Frame 1 (no input): blank canvas, image omitted
Frame 60 (no input): blank canvas, image omitted
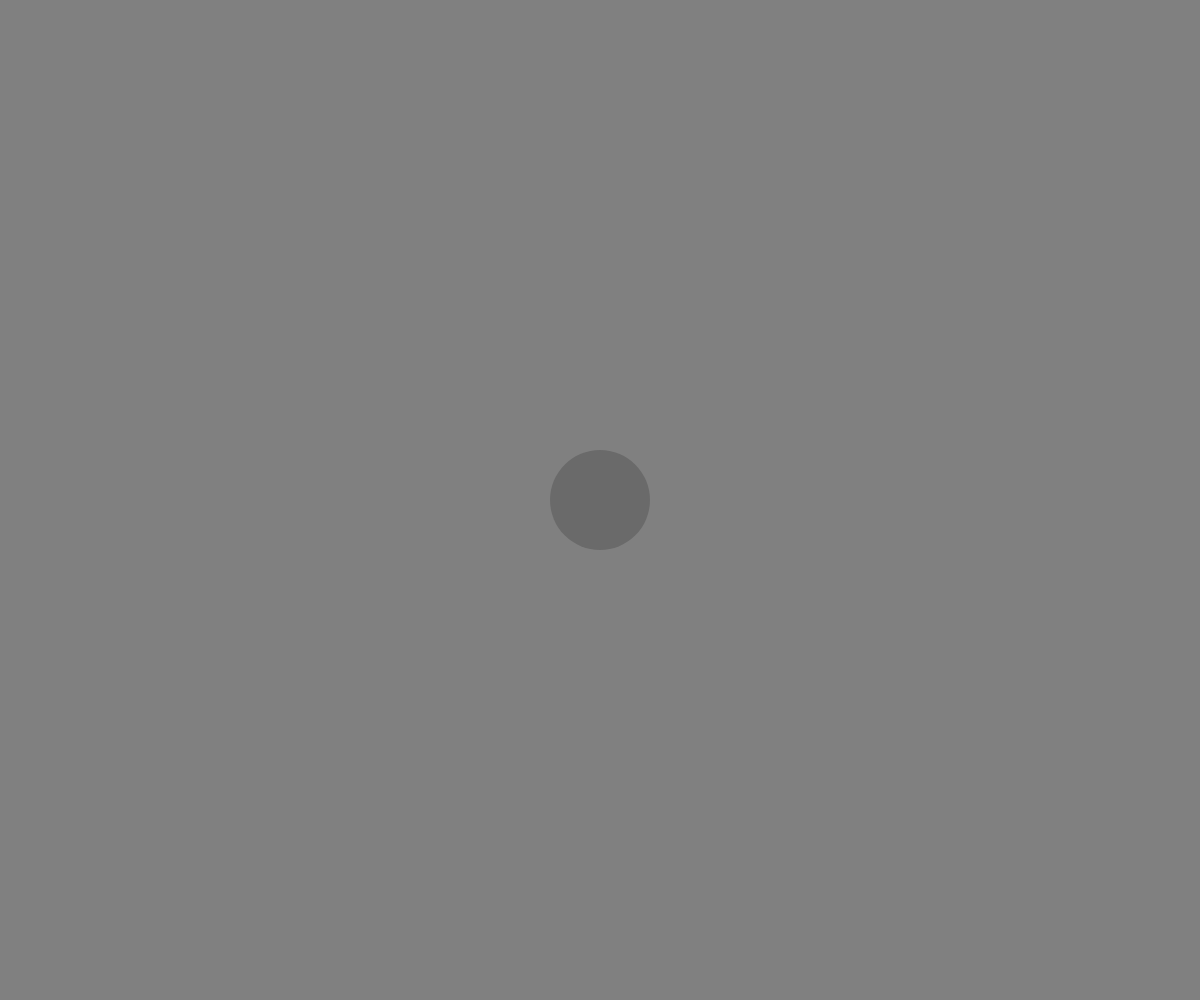
Frame 120 (the mouse pressed at the canvas centre since frame 60)

The p5.js sketch whose frames 1 and 60 were blank and that drew this single picture after the mouse press (run headless with seeded random() and noise() and a simulated clock; from frame 60 on, the mouse is pressed at the canvas centre):

// p5.js sketch
// ── sketch.js
let colX;
let colY;

function setup() {
  
  createCanvas(windowWidth,windowHeight);
  //                w           h             
}

function draw() {
  
  colX = map(mouseX,0,width,0,255);
  colY = map(mouseY,0,width,0,255);
  
  background(colX);
  
  fill(colY);
  noStroke();
  circle(mouseX,mouseY,100);
  //      x    y    wh
  
}
